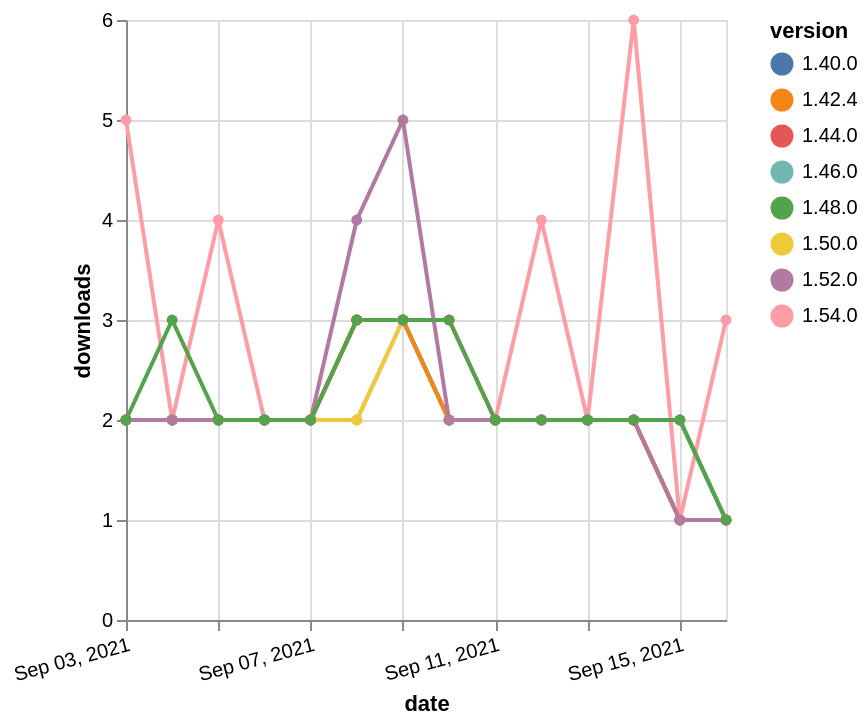

Specify this chart in Vega-Lite:
### Vega-Lite specification from a JSON file in a GitHub repository (floating-point values rounded to 4 significant figures)
{"$schema": "https://vega.github.io/schema/vega-lite/v5.json", "description": "A simple bar chart with embedded data.", "data": {"values": [{"date": "2021-09-03", "total": 232, "delta": 5, "version": "1.54.0"}, {"date": "2021-09-04", "total": 234, "delta": 2, "version": "1.54.0"}, {"date": "2021-09-05", "total": 238, "delta": 4, "version": "1.54.0"}, {"date": "2021-09-06", "total": 240, "delta": 2, "version": "1.54.0"}, {"date": "2021-09-07", "total": 242, "delta": 2, "version": "1.54.0"}, {"date": "2021-09-08", "total": 244, "delta": 2, "version": "1.54.0"}, {"date": "2021-09-09", "total": 247, "delta": 3, "version": "1.54.0"}, {"date": "2021-09-10", "total": 249, "delta": 2, "version": "1.54.0"}, {"date": "2021-09-11", "total": 251, "delta": 2, "version": "1.54.0"}, {"date": "2021-09-12", "total": 255, "delta": 4, "version": "1.54.0"}, {"date": "2021-09-13", "total": 257, "delta": 2, "version": "1.54.0"}, {"date": "2021-09-14", "total": 263, "delta": 6, "version": "1.54.0"}, {"date": "2021-09-15", "total": 264, "delta": 1, "version": "1.54.0"}, {"date": "2021-09-16", "total": 267, "delta": 3, "version": "1.54.0"}, {"date": "2021-09-03", "total": 1017, "delta": 2, "version": "1.50.0"}, {"date": "2021-09-04", "total": 1019, "delta": 2, "version": "1.50.0"}, {"date": "2021-09-05", "total": 1021, "delta": 2, "version": "1.50.0"}, {"date": "2021-09-06", "total": 1023, "delta": 2, "version": "1.50.0"}, {"date": "2021-09-07", "total": 1025, "delta": 2, "version": "1.50.0"}, {"date": "2021-09-08", "total": 1027, "delta": 2, "version": "1.50.0"}, {"date": "2021-09-09", "total": 1030, "delta": 3, "version": "1.50.0"}, {"date": "2021-09-10", "total": 1032, "delta": 2, "version": "1.50.0"}, {"date": "2021-09-11", "total": 1034, "delta": 2, "version": "1.50.0"}, {"date": "2021-09-12", "total": 1036, "delta": 2, "version": "1.50.0"}, {"date": "2021-09-13", "total": 1038, "delta": 2, "version": "1.50.0"}, {"date": "2021-09-14", "total": 1040, "delta": 2, "version": "1.50.0"}, {"date": "2021-09-15", "total": 1041, "delta": 1, "version": "1.50.0"}, {"date": "2021-09-16", "total": 1042, "delta": 1, "version": "1.50.0"}, {"date": "2021-09-03", "total": 2072, "delta": 2, "version": "1.44.0"}, {"date": "2021-09-04", "total": 2074, "delta": 2, "version": "1.44.0"}, {"date": "2021-09-05", "total": 2076, "delta": 2, "version": "1.44.0"}, {"date": "2021-09-06", "total": 2078, "delta": 2, "version": "1.44.0"}, {"date": "2021-09-07", "total": 2080, "delta": 2, "version": "1.44.0"}, {"date": "2021-09-08", "total": 2083, "delta": 3, "version": "1.44.0"}, {"date": "2021-09-09", "total": 2086, "delta": 3, "version": "1.44.0"}, {"date": "2021-09-10", "total": 2089, "delta": 3, "version": "1.44.0"}, {"date": "2021-09-11", "total": 2091, "delta": 2, "version": "1.44.0"}, {"date": "2021-09-12", "total": 2093, "delta": 2, "version": "1.44.0"}, {"date": "2021-09-13", "total": 2095, "delta": 2, "version": "1.44.0"}, {"date": "2021-09-14", "total": 2097, "delta": 2, "version": "1.44.0"}, {"date": "2021-09-15", "total": 2098, "delta": 1, "version": "1.44.0"}, {"date": "2021-09-16", "total": 2099, "delta": 1, "version": "1.44.0"}, {"date": "2021-09-03", "total": 2320, "delta": 2, "version": "1.40.0"}, {"date": "2021-09-04", "total": 2322, "delta": 2, "version": "1.40.0"}, {"date": "2021-09-05", "total": 2324, "delta": 2, "version": "1.40.0"}, {"date": "2021-09-06", "total": 2326, "delta": 2, "version": "1.40.0"}, {"date": "2021-09-07", "total": 2328, "delta": 2, "version": "1.40.0"}, {"date": "2021-09-08", "total": 2331, "delta": 3, "version": "1.40.0"}, {"date": "2021-09-09", "total": 2334, "delta": 3, "version": "1.40.0"}, {"date": "2021-09-10", "total": 2336, "delta": 2, "version": "1.40.0"}, {"date": "2021-09-11", "total": 2338, "delta": 2, "version": "1.40.0"}, {"date": "2021-09-12", "total": 2340, "delta": 2, "version": "1.40.0"}, {"date": "2021-09-13", "total": 2342, "delta": 2, "version": "1.40.0"}, {"date": "2021-09-14", "total": 2344, "delta": 2, "version": "1.40.0"}, {"date": "2021-09-15", "total": 2346, "delta": 2, "version": "1.40.0"}, {"date": "2021-09-16", "total": 2347, "delta": 1, "version": "1.40.0"}, {"date": "2021-09-03", "total": 1686, "delta": 2, "version": "1.46.0"}, {"date": "2021-09-04", "total": 1688, "delta": 2, "version": "1.46.0"}, {"date": "2021-09-05", "total": 1690, "delta": 2, "version": "1.46.0"}, {"date": "2021-09-06", "total": 1692, "delta": 2, "version": "1.46.0"}, {"date": "2021-09-07", "total": 1694, "delta": 2, "version": "1.46.0"}, {"date": "2021-09-08", "total": 1697, "delta": 3, "version": "1.46.0"}, {"date": "2021-09-09", "total": 1700, "delta": 3, "version": "1.46.0"}, {"date": "2021-09-10", "total": 1702, "delta": 2, "version": "1.46.0"}, {"date": "2021-09-11", "total": 1704, "delta": 2, "version": "1.46.0"}, {"date": "2021-09-12", "total": 1706, "delta": 2, "version": "1.46.0"}, {"date": "2021-09-13", "total": 1708, "delta": 2, "version": "1.46.0"}, {"date": "2021-09-14", "total": 1710, "delta": 2, "version": "1.46.0"}, {"date": "2021-09-15", "total": 1712, "delta": 2, "version": "1.46.0"}, {"date": "2021-09-16", "total": 1713, "delta": 1, "version": "1.46.0"}, {"date": "2021-09-03", "total": 2276, "delta": 2, "version": "1.42.4"}, {"date": "2021-09-04", "total": 2278, "delta": 2, "version": "1.42.4"}, {"date": "2021-09-05", "total": 2280, "delta": 2, "version": "1.42.4"}, {"date": "2021-09-06", "total": 2282, "delta": 2, "version": "1.42.4"}, {"date": "2021-09-07", "total": 2284, "delta": 2, "version": "1.42.4"}, {"date": "2021-09-08", "total": 2287, "delta": 3, "version": "1.42.4"}, {"date": "2021-09-09", "total": 2290, "delta": 3, "version": "1.42.4"}, {"date": "2021-09-10", "total": 2292, "delta": 2, "version": "1.42.4"}, {"date": "2021-09-11", "total": 2294, "delta": 2, "version": "1.42.4"}, {"date": "2021-09-12", "total": 2296, "delta": 2, "version": "1.42.4"}, {"date": "2021-09-13", "total": 2298, "delta": 2, "version": "1.42.4"}, {"date": "2021-09-14", "total": 2300, "delta": 2, "version": "1.42.4"}, {"date": "2021-09-15", "total": 2301, "delta": 1, "version": "1.42.4"}, {"date": "2021-09-16", "total": 2302, "delta": 1, "version": "1.42.4"}, {"date": "2021-09-03", "total": 801, "delta": 2, "version": "1.52.0"}, {"date": "2021-09-04", "total": 803, "delta": 2, "version": "1.52.0"}, {"date": "2021-09-05", "total": 805, "delta": 2, "version": "1.52.0"}, {"date": "2021-09-06", "total": 807, "delta": 2, "version": "1.52.0"}, {"date": "2021-09-07", "total": 809, "delta": 2, "version": "1.52.0"}, {"date": "2021-09-08", "total": 813, "delta": 4, "version": "1.52.0"}, {"date": "2021-09-09", "total": 818, "delta": 5, "version": "1.52.0"}, {"date": "2021-09-10", "total": 820, "delta": 2, "version": "1.52.0"}, {"date": "2021-09-11", "total": 822, "delta": 2, "version": "1.52.0"}, {"date": "2021-09-12", "total": 824, "delta": 2, "version": "1.52.0"}, {"date": "2021-09-13", "total": 826, "delta": 2, "version": "1.52.0"}, {"date": "2021-09-14", "total": 828, "delta": 2, "version": "1.52.0"}, {"date": "2021-09-15", "total": 829, "delta": 1, "version": "1.52.0"}, {"date": "2021-09-16", "total": 830, "delta": 1, "version": "1.52.0"}, {"date": "2021-09-03", "total": 1486, "delta": 2, "version": "1.48.0"}, {"date": "2021-09-04", "total": 1489, "delta": 3, "version": "1.48.0"}, {"date": "2021-09-05", "total": 1491, "delta": 2, "version": "1.48.0"}, {"date": "2021-09-06", "total": 1493, "delta": 2, "version": "1.48.0"}, {"date": "2021-09-07", "total": 1495, "delta": 2, "version": "1.48.0"}, {"date": "2021-09-08", "total": 1498, "delta": 3, "version": "1.48.0"}, {"date": "2021-09-09", "total": 1501, "delta": 3, "version": "1.48.0"}, {"date": "2021-09-10", "total": 1504, "delta": 3, "version": "1.48.0"}, {"date": "2021-09-11", "total": 1506, "delta": 2, "version": "1.48.0"}, {"date": "2021-09-12", "total": 1508, "delta": 2, "version": "1.48.0"}, {"date": "2021-09-13", "total": 1510, "delta": 2, "version": "1.48.0"}, {"date": "2021-09-14", "total": 1512, "delta": 2, "version": "1.48.0"}, {"date": "2021-09-15", "total": 1514, "delta": 2, "version": "1.48.0"}, {"date": "2021-09-16", "total": 1515, "delta": 1, "version": "1.48.0"}]}, "width": "container", "mark": {"type": "line", "point": {"filled": true}}, "encoding": {"x": {"field": "date", "type": "temporal", "timeUnit": "yearmonthdate", "title": "date", "axis": {"labelAngle": -15}}, "y": {"field": "delta", "type": "quantitative", "title": "downloads"}, "color": {"field": "version", "type": "nominal"}, "tooltip": {"field": "delta"}}}
